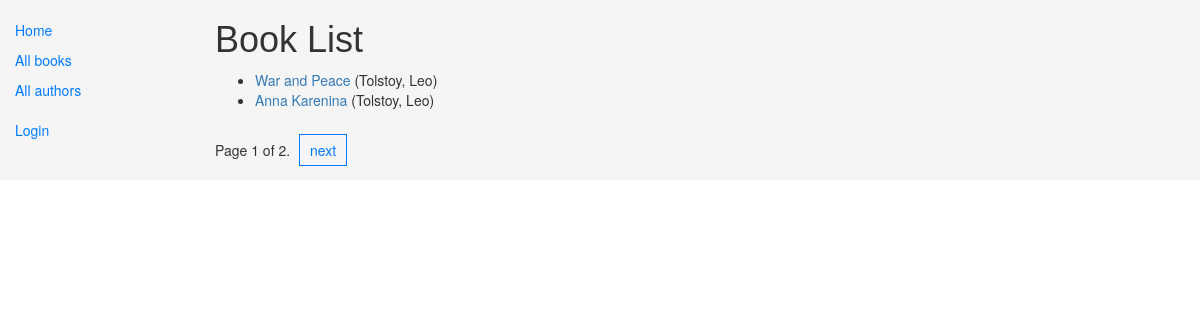
/catalog/books/, run on the app's committed database.
### catalog/models.py (models this page shows, shortened)
class Book(models.Model):
    title = models.CharField(max_length=200)
    author = models.ForeignKey('Author', on_delete=models.SET_NULL, null=True)
    summary = models.TextField(max_length=1000, help_text="Enter a brief description of the book")
    isbn = models.CharField('ISBN',max_length=13, help_text='13 Character <a href="https://www.isbn-international.org/content/what-isbn">ISBN number</a>')
    genre = models.ManyToManyField(Genre, help_text="Select a genre for this book")
    language = models.ForeignKey('Language', on_delete = models.SET_NULL, null=True)
    def get_absolute_url(self):
        return reverse('book-detail', args=[str(self.id)])
    def display_genre(self):
        """
        Creates a string for the Genre. This is required to display genre in Admin.
        """
        return ', '.join([ genre.name for genre in self.genre.all()[:3] ])
    display_genre.short_description = 'Genre'

class Author(models.Model):
    first_name = models.CharField(max_length=100)
    last_name = models.CharField(max_length=100)
    date_of_birth = models.DateField(null=True, blank=True)
    date_of_death = models.DateField('Died', null=True, blank=True)
    def __str__(self):
        return '%s, %s' % (self.last_name, self.first_name)

### catalog/views.py (the view)
# urls.py: path('books/', views.BookListView.as_view(), name='books'),
class BookListView(generic.ListView):
    model = Book
    paginate_by = 2
    def get_context_data(self, **kwargs):
        context = super(BookListView, self).get_context_data(**kwargs)
        context['some_data'] = 'This is just some data'
        return context

### catalog/templates/catalog/book_list.html
{% extends "base_generic.html" %}
{% block content %}
    <h1>Book List</h1>
    {% if book_list %}
    <ul>
      {% for book in book_list %}
      <li>
        <a href="{{ book.get_absolute_url }}">{{ book.title }}</a> ({{book.author}})
      </li>
      {% endfor %}
    </ul>
    {% else %}
      <p>There are no books in the library.</p>
    {% endif %}
{% endblock %}

### catalog/static/css/styles.css (style rules this page uses)
h1, h2 { font-family: Arial, sans-serif; color: #333; }

### data on the page
Book: title "War and Peace", author "Tolstoy, Leo"
Book: title "Anna Karenina", author "Tolstoy, Leo"

### other printed values
{{ page_obj.number }} "1"
{{ page_obj.paginator.num_pages }} "2"
